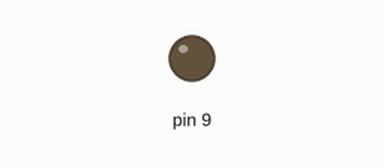
Simulated run of this sketch. Board: Arduino Uno, built with avr-gcc and run on an emulated ATmega328P. Shown: output pins drawn as LEDs (lit = HIGH).

Above: at 0.05 s.
At 1.25 s:
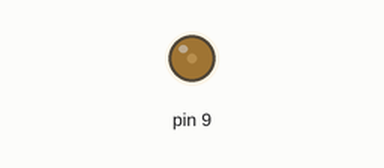
At 2.5 s:
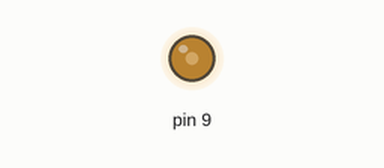
At 5.0 s:
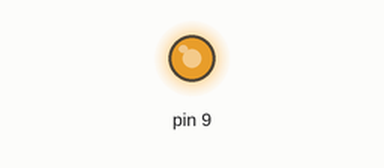
Timing chart, 0 to 6.5 s (numbered marks = the images above):
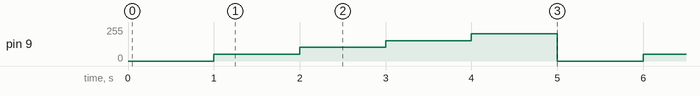

The sketch:

sample5_1.ino
```cpp
void setup() {
}
byte n = 5;
void loop() {
  for (int x =0; x<n; x++) {
    analogWrite(9,x*255/n); // PWM을 사용해서 아날로그 출력
    delay(1000);
  }
}
```

Measured:
- by itself, pin 9: repeats every 5.0 s: 102/255 1.0 s, 153/255 1.0 s, 204/255 1.0 s, 0/255 1.0 s, 51/255 1.0 s
